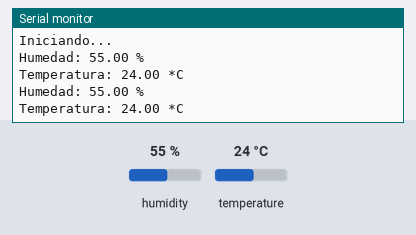
The sketch below on a simulated Arduino Uno, built with avr-gcc and run on an emulated ATmega328P. Parts: the last lines printed to the serial monitor. Inputs (shaded band) come from the test bench; at power-on: humidity 55 %, temperature 24 °C.

Above: at 6.8 s.
6.9 s: humidity set to 22 %
At 10.3 s:
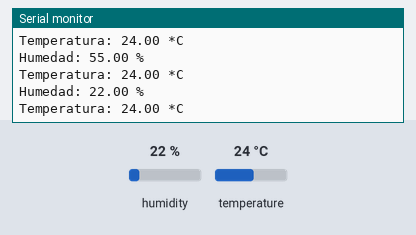
11.4 s: temperature set to 12 °C
At 12.8 s:
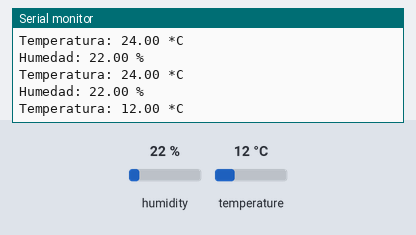
15.9 s: humidity set to 40 %
At 19.0 s:
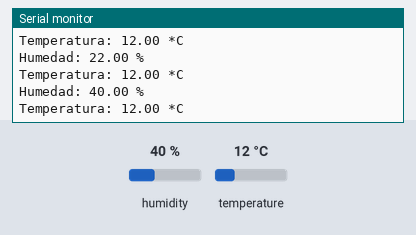
Timing chart, 0 to 20.5 s (numbered marks = the images above; inputs shaded):
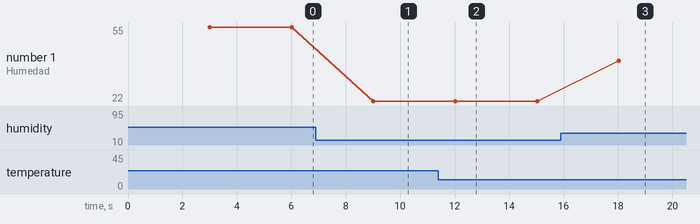

Measured:
- after the input at 6.9 s, the serial monitor: prints a new line after 2.1 s (image 1)
- after the input at 11.4 s, the serial monitor: prints a new line after 0.64 s (image 2)
- after the input at 15.9 s, the serial monitor: prints a new line after 2.1 s (image 3)
- plotted number 1: 55 → 22 after the input at 6.9 s, 22 → 40 after the input at 15.9 s

The sketch:

dht22.ino
```cpp
#include "DHT.h"

#define DHTPIN 1
#define DHTTYPE DHT22
DHT dht(DHTPIN, DHTTYPE);
void setup() {
  Serial.begin(9600);
  Serial.println("Iniciando...");
  dht.begin();
}

void loop() {
  delay(3000);
  float h = dht.readHumidity();
  float t = dht.readTemperature();
  if (isnan(h) || isnan(t)) {
    Serial.println("Failed to read from DHT sensor!");
    return;
  }
  Serial.print("Humedad: ");
  Serial.print(h);
  Serial.println(" %");
  Serial.print("Temperatura: ");
  Serial.print(t);
  Serial.println(" *C ");
}
```
